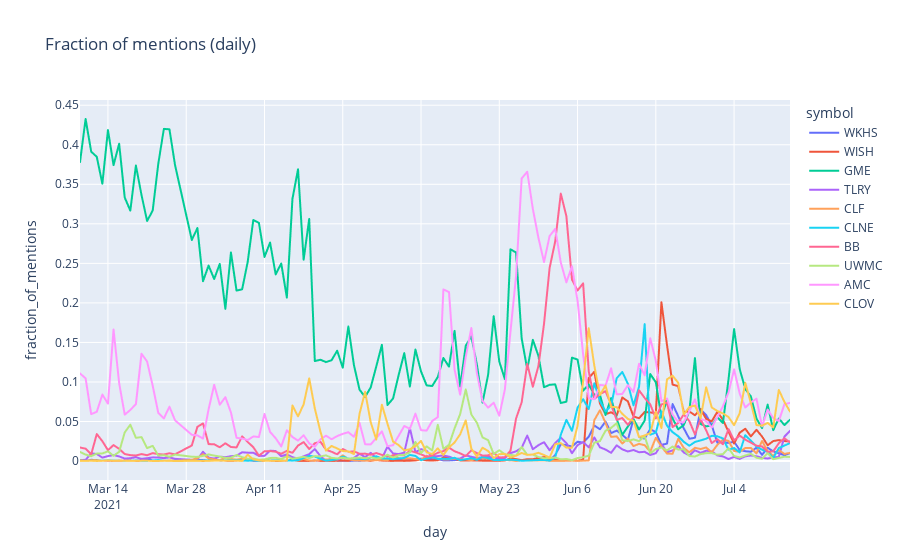

The cell this chart's notebook holds for it:
### Code cell
fig = px.line(tmp[tmp['symbol'].isin(top_symbols_june[0:10])].sort_values('day', ascending=False), 
              x="day", y="fraction_of_mentions", line_group="symbol", color="symbol",
              title="Fraction of mentions (daily)")
fig.show()
